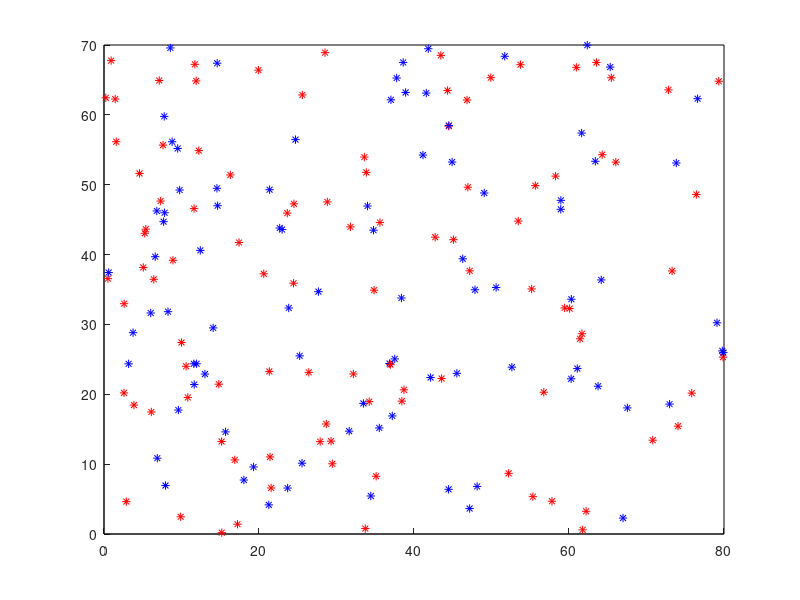

This figure's MATLAB source:
% Tym razem pozycja jest obliczana na podstawie kąta spoda jakiego dotarł
% do czujnika sygnał od anteny. 
% Czerwone gwiazdki - pozycja oryginalna
% Niebieskie gwiazdki - pozycja wyznaczona

%% ------------------------------------------------------------------------
clear all; close all; clc

%% dane wejściowe
N = 100;                % liczba graczy
teren = [0,0; 80, 70];  % prostokątny teren gry
fn = 2300;              % MHz
df = 5;                 % Mhz
Ptx = 100;              % mW
% jeżeli chcesz podać błąd pomiaru kąta w radianach użyj linii
% 17, a jeżli w stopniach użyj 18
dfi = 0.139626;    
%dif_st = 8; dif = dif_st/180*pi;                       


%% stałe
% zakładamy, że nadajniki są w narożnikach boiska
R1 = [teren(1,1), teren(1,2)];
R2 = [teren(2,1), teren(1,2)];
R3 = [teren(2,1), teren(2,2)];
R4 = [teren(1,2), teren(2,2)];

%% pozycje graczy
pos = rand([N,2]);
pos(:,1) = pos(:,1)*teren(2,1);
pos(:,2) = pos(:,2)*teren(2,2);
posnew = zeros(N,2);

dif = 0;
for k = 1:N
    %% obliczanie kątów
    alfa1 = atan((pos(k,1)-R1(1))/(pos(k,2)-R1(2)));
    alfa2 = atan((pos(k,1)-R2(1))/(pos(k,2)-R2(2)));
    alfa3 = atan((pos(k,1)-R3(1))/(pos(k,2)-R3(2)));
    alfa4 = atan((pos(k,1)-R4(1))/(pos(k,2)-R4(2)));

    %% mierzone kąty 
    % zakładamy, że kąt został zmierzony poprawnie z błędem +- dfi
    alfa1 = alfa1 + (rand*2-1)*dfi;
    alfa2 = alfa2 + (rand*2-1)*dfi;
    alfa3 = alfa3 + (rand*2-1)*dfi;
    alfa4 = alfa4 + (rand*2-1)*dfi;

    %% obliczanie pozycji na podstawie dystansu
    A = [1, -tan(alfa1); ...
         1, -tan(alfa2); ...
         1, -tan(alfa3); ...
         1, -tan(alfa4)];

    b = [R1(1) - R1(2)*tan(alfa1); ...
         R2(1) - R2(2)*tan(alfa2); ...
         R3(1) - R3(2)*tan(alfa3); ...
         R4(1) - R4(2)*tan(alfa4)];
    
    r = ( transpose(A) * A )^(-1) * transpose(A) * b;
    posnew(k,:) = r;

    %% obliczanie różnic etc
    dif = dif + sqrt( (posnew(k,1)-pos(k,1)).^2 + (posnew(k,2)-pos(k,2)).^2 );
end

blad_sredni = dif/N;
fprintf("Średni błąd pomiaru: %fm", blad_sredni);

%% plot
rectangle('Position',[teren(1,:), teren(2,:)]);
axis([teren(1,1) teren(2,1) teren(1,2) teren(2,2)]); 
hold on;

for k=1:N
    plot(pos(k,1), pos(k,2), '*r');
    plot(posnew(k,1), posnew(k,2), '*b');
end
